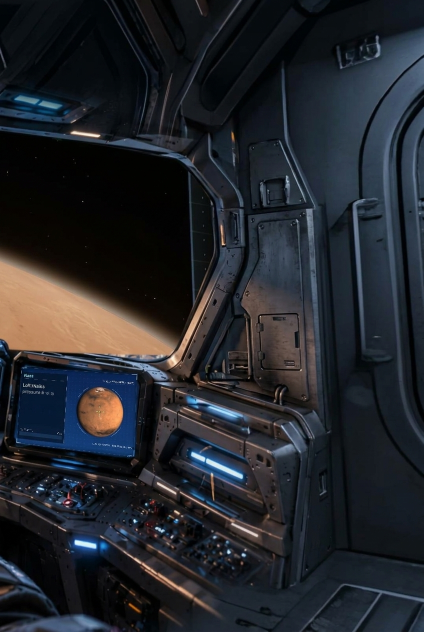
#> input picture tools/data/ohjaamo_oikea.jpg, 848 x 1264 px (shown at 1/2 size)
$ python make_cockpit_side.py
#> lines starting #> are read from the running program, lines starting #| are printed output that depends on the picture; after the words box and inside, x2 and y2 are one past the last pixel; in counts of white or black regions, pixels touching at a corner belong together
# Ohjaamon oikean sivun kuva (tools/data/ohjaamo_oikea.jpg, käyttäjän kuva) ohjaamon sivukuvaksi
# assets/cockpit/ohjaamo_sivu.png: ikkuna-alue (avaruus ja Mars) läpinäkyväksi pehmeällä reunalla.
# Vasen sivu on sama kuva peilattuna (varjostin peilaa katsesuunnan).
# Kuvan suunta ja polttoväli (Cabin.SIDE_*) on sovitettu niin, että kuvan näytön kulmat osuvat etukuvan
# kohdekameranäytön kulmiin (virhe noin 3 px): katse 47,2° oikealle, 5,1° ylös, kallistus 0,5°, polttoväli 1101 px.
# Käyttö: python3 tools/make_cockpit_side.py (tarvitsee pillow ja numpy).
import os, numpy as np
from PIL import Image, ImageDraw, ImageFilter
root = os.path.join(os.path.dirname(os.path.abspath(__file__)), '..')
im = Image.open(os.path.join(root, 'tools', 'data', 'ohjaamo_oikea.jpg')).convert('RGB')
#> im is the input picture: PIL image 848x1264 RGB; mean R, G, B 35.3, 37.9, 43.1
W, H = im.size
#> W = 848; H = 1264
# Ikkunan ääriviiva kuvassa (pikselit): yläkehys, pilarin puoleinen sisälasi ja kojelaudan yläreuna.
WINDOW = [(0, 257), (100, 268), (200, 283), (300, 301), (350, 312), (368, 321), (378, 334), (400, 344), (418, 357),
	(427, 374), (426, 520), (418, 580), (402, 636), (382, 682), (362, 703), (336, 711), (300, 707), (200, 704),
	(100, 702), (40, 699), (28, 690), (0, 682)]
S = 4
mask = Image.new('L', (W * S, H * S), 255)
#> mask: PIL image 3392x5056 L; every value is 255
ImageDraw.Draw(mask).polygon([(x * S, y * S) for x, y in WINDOW], fill=0)
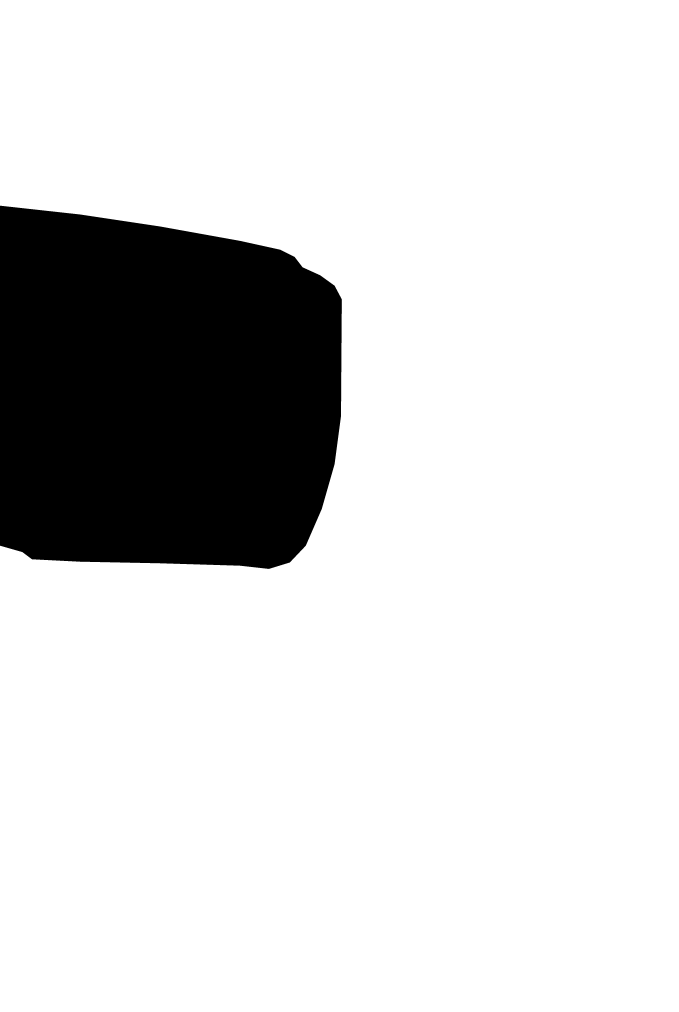
#> mask: PIL image 3392x5056 L (shown at 1/5 size); 84% white; 1 black region, box (x1, y1, x2, y2) and area: (0, 1028, 1709, 2845) 2747075
mask = mask.resize((W, H), Image.LANCZOS).filter(ImageFilter.GaussianBlur(0.6))
#> mask: PIL image 848x1264 L
out = im.copy()
out.putalpha(mask)
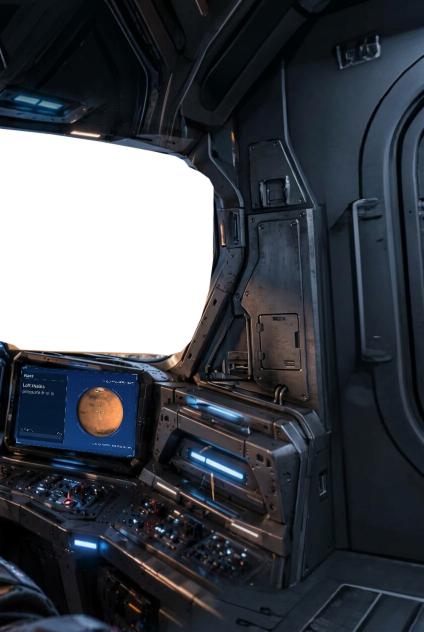
#> out: PIL image 848x1264 RGBA (shown at 1/2 size); mean R, G, B, A 35.3, 37.9, 43.1, 214.2; transparent parts drawn white
out.save(os.path.join(root, 'assets', 'cockpit', 'ohjaamo_sivu.png'), optimize=True)
print('ohjaamo_sivu.png', W, H)
#| ohjaamo_sivu.png 848 1264
